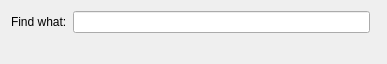
<?xml version="1.0" encoding="UTF-8"?>
<ui version="4.0">
 <class>AIDebuggerViewFindDialog</class>
 <widget class="QDialog" name="AIDebuggerViewFindDialog">
  <property name="geometry">
   <rect>
    <x>0</x>
    <y>0</y>
    <width>387</width>
    <height>64</height>
   </rect>
  </property>
  <property name="windowTitle">
   <string>Dialog</string>
  </property>
  <layout class="QGridLayout" name="gridLayout">
   <item row="0" column="0">
    <widget class="QLabel" name="findWhatLabel">
     <property name="text">
      <string>Find what:</string>
     </property>
    </widget>
   </item>
   <item row="0" column="1">
    <widget class="QLineEdit" name="findWhatEdit"/>
   </item>
   <item row="0" column="2" rowspan="2">
    <widget class="QDialogButtonBox" name="buttonBox">
     <property name="orientation">
      <enum>Qt::Vertical</enum>
     </property>
     <property name="standardButtons">
      <set>QDialogButtonBox::NoButton</set>
     </property>
    </widget>
   </item>
   <item row="1" column="0">
    <spacer name="verticalSpacer_2">
     <property name="orientation">
      <enum>Qt::Vertical</enum>
     </property>
     <property name="sizeHint" stdset="0">
      <size>
       <width>20</width>
       <height>17</height>
      </size>
     </property>
    </spacer>
   </item>
   <item row="1" column="1">
    <spacer name="verticalSpacer">
     <property name="orientation">
      <enum>Qt::Vertical</enum>
     </property>
     <property name="sizeHint" stdset="0">
      <size>
       <width>20</width>
       <height>17</height>
      </size>
     </property>
    </spacer>
   </item>
  </layout>
 </widget>
 <resources/>
 <connections>
  <connection>
   <sender>buttonBox</sender>
   <signal>accepted()</signal>
   <receiver>AIDebuggerViewFindDialog</receiver>
   <slot>accept()</slot>
   <hints>
    <hint type="sourcelabel">
     <x>248</x>
     <y>254</y>
    </hint>
    <hint type="destinationlabel">
     <x>157</x>
     <y>274</y>
    </hint>
   </hints>
  </connection>
  <connection>
   <sender>buttonBox</sender>
   <signal>rejected()</signal>
   <receiver>AIDebuggerViewFindDialog</receiver>
   <slot>reject()</slot>
   <hints>
    <hint type="sourcelabel">
     <x>316</x>
     <y>260</y>
    </hint>
    <hint type="destinationlabel">
     <x>286</x>
     <y>274</y>
    </hint>
   </hints>
  </connection>
 </connections>
</ui>
